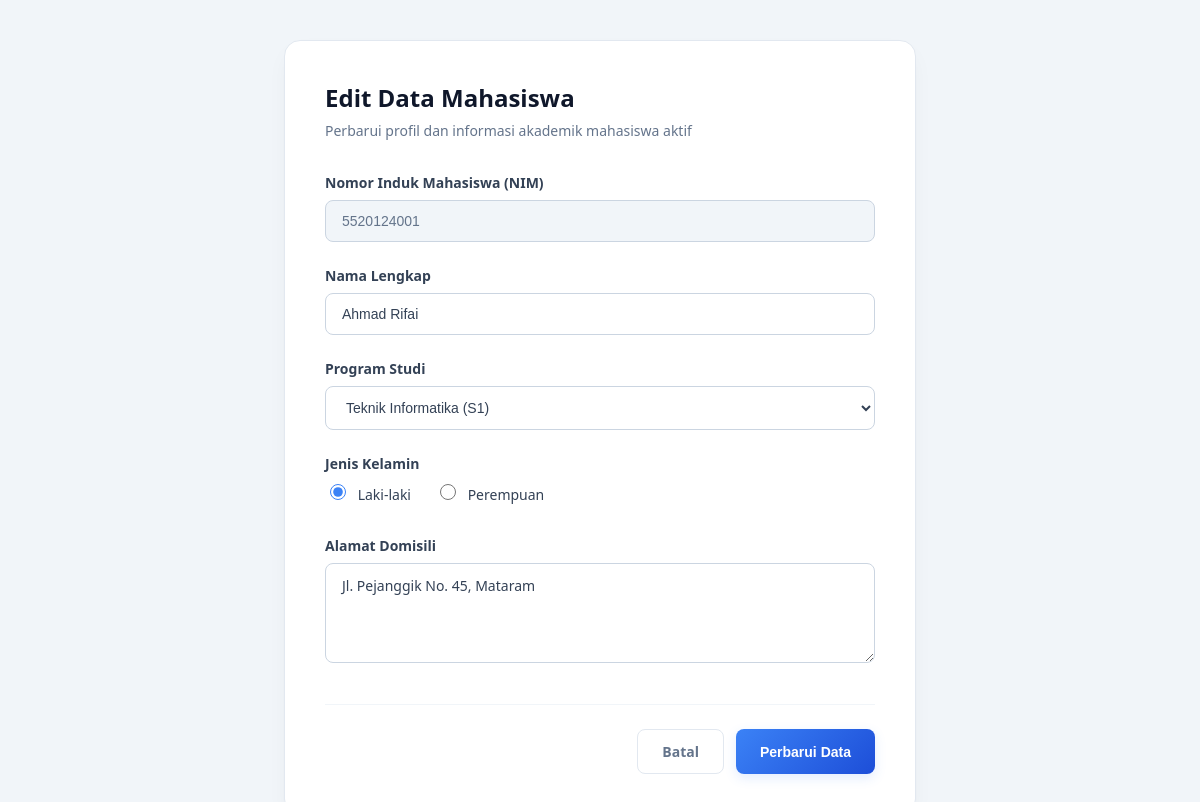
Screenshot of /Mahasiswa/tambah.php?id=5520124001 with the database file from the repository.
### tables this page shows
CREATE TABLE `mahasiswa` (
  `NIM` varchar(15) NOT NULL,
  `Nama_Mahasiswa` varchar(30) NOT NULL,
  `Id_Prodi` varchar(15) NOT NULL,
  `Jenis_Kelamin` varchar(15) NOT NULL,
  `Alamat` varchar(35) NOT NULL
);

### Mahasiswa/tambah.php (the view, shortened to what this page needs)
<?php
include '../koneksi.php';
$nim_edit = isset($_GET['id']) ? $_GET['id'] : (isset($_GET['nim']) ? $_GET['nim'] : '');
$data = ['NIM' => '', 'Nama_Mahasiswa' => '', 'Id_Prodi' => '', 'Jenis_Kelamin' => '', 'Alamat' => ''];
$is_edit = false;
if ($nim_edit != '') {
    $is_edit = true;
    $query = mysqli_query($koneksi, "SELECT * FROM mahasiswa WHERE NIM = '$nim_edit'");
    $data = mysqli_fetch_array($query);
    $judul = "Edit Data Mahasiswa";
    $sub_judul = "Perbarui profil dan informasi akademik mahasiswa aktif";
    $tombol_name = "update";
    $tombol_text = "Perbarui Data";
    $readonly = "readonly";
} else {
    $judul = "Tambah Mahasiswa";
    $sub_judul = "Masukkan informasi profil mahasiswa baru secara lengkap";
    $tombol_name = "simpan";
    $tombol_text = "Simpan Mahasiswa";
    $readonly = "";
}
?>
<!DOCTYPE html>
<html lang="id">
    <head>
    </head>
    <body>
        <div class="form-container">
            <h2><?= $judul; ?></h2>
            <div class="subtitle"><?= $sub_judul; ?></div>
            <form action="proses_tambah.php" method="POST">
                <div class="form-group">
                    <label for="nim">Nomor Induk Mahasiswa (NIM)</label>
                    <input type="text" id="nim" name="nim" class="form-control"
                        placeholder="Contoh: 210101001" required autocomplete="off"
                        value="<?= $data['NIM']; ?>" <?= $readonly; ?>
                        <?= $is_edit ? 'style="background-color: #f1f5f9; color: #64748b; cursor: not-allowed;"' : ''; ?>>
                </div>
                <div class="form-group">
                    <label for="nama_mahasiswa">Nama Lengkap</label>
                    <input type="text" id="nama_mahasiswa" name="nama_mahasiswa" class="form-control"
                        placeholder="Masukkan nama lengkap mahasiswa" required autocomplete="off"
                        value="<?= $data['Nama_Mahasiswa']; ?>">
                </div>
                <div class="form-group">
                    <label for="id_prodi">Program Studi</label>
                    <select id="id_prodi" name="id_prodi" class="form-control" required>
                        <?php
                        $prodi = mysqli_query($koneksi, "SELECT * FROM prodi");
                        while($p = mysqli_fetch_array($prodi)){
                            $select = ($p['Id_Prodi'] == $data['Id_Prodi']) ? 'selected' : '';
                            echo "<option value='".$p['Id_Prodi']."' $select>".$p['Nama_Prodi']."</option>";
                        }
                        ?>
                    </select>
                </div>
                <div class="form-group">
                    <label>Jenis Kelamin</label>
                    <div class="radio-group">
                        <label class="radio-label">
                            <input type="radio" name="jenis_kelamin" value="Laki-laki" <?= ($data['Jenis_Kelamin'] == 'Laki-laki' || $data['Jenis_Kelamin'] == 'L') ? 'checked' : ''; ?> required>
                            Laki-laki
                        </label>
                        <label class="radio-label">
                            <input type="radio" name="jenis_kelamin" value="Perempuan" <?= ($data['Jenis_Kelamin'] == 'Perempuan' || $data['Jenis_Kelamin'] == 'P') ? 'checked' : ''; ?>>
                            Perempuan
                        </label>
                    </div>
                </div>
                <div class="form-group">
                    <label for="alamat">Alamat Domisili</label>
                    <textarea id="alamat" name="alamat" class="form-control" placeholder="Tuliskan alamat lengkap rumah..."><?= $data['Alamat']; ?></textarea>
                </div>
                <div class="action-buttons">
                    <a href="tampilan.php" class="btn-cancel">Batal</a>
                    <button type="submit" name="<?= $tombol_name; ?>" class="btn-submit"><?= $tombol_text; ?></button>
                </div>
            </form>
        </div>
    </body>
</html>

### Mahasiswa/tambah.php (style rules this page uses)
body { background-color: #f1f5f9; font-family: 'Segoe UI', -apple-system, BlinkMacSystemFont, sans-serif; margin: 0; padding: 40px 20px; display: flex; justify-content: center; align-items: center; min-height: 80vh; }
.form-container { background-color: #ffffff; width: 100%; max-width: 550px; padding: 40px; border-radius: 16px; box-shadow: 0 10px 25px -5px rgba(0, 0, 0, 0.05), 0 8px 10px -6px rgba(0, 0, 0, 0.05); border: 1px solid #e2e8f0; }
.form-container h2 { margin: 0 0 6px 0; font-size: 24px; font-weight: 700; color: #0f172a; }
.form-container .subtitle { margin-bottom: 32px; font-size: 14px; color: #64748b; line-height: 1.5; }
.form-group { margin-bottom: 24px; }
.form-group label { display: block; margin-bottom: 8px; font-size: 14px; font-weight: 600; color: #334155; }
.form-control { width: 100%; padding: 12px 16px; font-size: 14px; border: 1px solid #cbd5e1; border-radius: 8px; background-color: #fff; color: #334155; box-sizing: border-box; transition: all 0.2s ease; }
textarea.form-control { resize: vertical; min-height: 100px; font-family: inherit; }
.radio-group { display: flex; gap: 24px; margin-top: 4px; }
.radio-label { display: flex; align-items: center; font-size: 14px; color: #334155; cursor: pointer; font-weight: 500 !important; }
.radio-label input { margin-right: 8px; width: 16px; height: 16px; accent-color: #3b82f6; }
.action-buttons { display: flex; justify-content: flex-end; gap: 12px; margin-top: 36px; border-top: 1px solid #f1f5f9; padding-top: 24px; }
.btn-cancel { text-decoration: none; background-color: #fff; color: #64748b; padding: 12px 24px; border: 1px solid #e2e8f0; border-radius: 8px; font-size: 14px; font-weight: 600; transition: all 0.2s ease; }
.btn-submit { background: linear-gradient(135deg, #3b82f6 0%, #1d4ed8 100%); color: #ffffff; border: none; padding: 12px 24px; border-radius: 8px; font-size: 14px; font-weight: 600; cursor: pointer; box-shadow: 0 4px 12px rgba(59, 130, 246, 0.15); transition: all 0.2s ease; }

### rows the page displays
mahasiswa: nim "5520124001", nama_mahasiswa "Ahmad Rifai", Jenis_Kelamin "☑ Laki-laki", Jenis_Kelamin "☐ Perempuan", alamat "Jl. Pejanggik No. 45, Mataram"

### other values shown
$judul "Edit Data Mahasiswa"
$sub_judul "Perbarui profil dan informasi akademik mahasiswa aktif"
$tombol_text "Perbarui Data"
form field id_prodi "Teknik Informatika (S1)"
